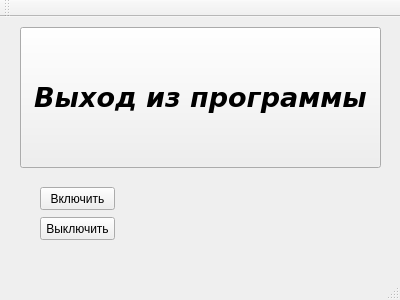
<?xml version="1.0" encoding="UTF-8"?>
<ui version="4.0">
 <class>MyWindow</class>
 <widget class="QMainWindow" name="MyWindow">
  <property name="geometry">
   <rect>
    <x>0</x>
    <y>0</y>
    <width>400</width>
    <height>300</height>
   </rect>
  </property>
  <property name="windowTitle">
   <string>MyWindow</string>
  </property>
  <widget class="QWidget" name="centralWidget">
   <widget class="QPushButton" name="exitButton">
    <property name="geometry">
     <rect>
      <x>20</x>
      <y>10</y>
      <width>361</width>
      <height>141</height>
     </rect>
    </property>
    <property name="font">
     <font>
      <family>Verdana</family>
      <pointsize>20</pointsize>
      <weight>75</weight>
      <italic>true</italic>
      <bold>true</bold>
     </font>
    </property>
    <property name="text">
     <string>Выход из программы</string>
    </property>
   </widget>
   <widget class="QPushButton" name="onButton">
    <property name="geometry">
     <rect>
      <x>40</x>
      <y>170</y>
      <width>75</width>
      <height>23</height>
     </rect>
    </property>
    <property name="text">
     <string>Включить</string>
    </property>
   </widget>
   <widget class="QPushButton" name="offButton">
    <property name="geometry">
     <rect>
      <x>40</x>
      <y>200</y>
      <width>75</width>
      <height>23</height>
     </rect>
    </property>
    <property name="text">
     <string>Выключить</string>
    </property>
   </widget>
  </widget>
  <widget class="QMenuBar" name="menuBar">
   <property name="geometry">
    <rect>
     <x>0</x>
     <y>0</y>
     <width>400</width>
     <height>21</height>
    </rect>
   </property>
  </widget>
  <widget class="QToolBar" name="mainToolBar">
   <attribute name="toolBarArea">
    <enum>TopToolBarArea</enum>
   </attribute>
   <attribute name="toolBarBreak">
    <bool>false</bool>
   </attribute>
  </widget>
  <widget class="QStatusBar" name="statusBar"/>
 </widget>
 <layoutdefault spacing="6" margin="11"/>
 <resources/>
 <connections/>
</ui>
